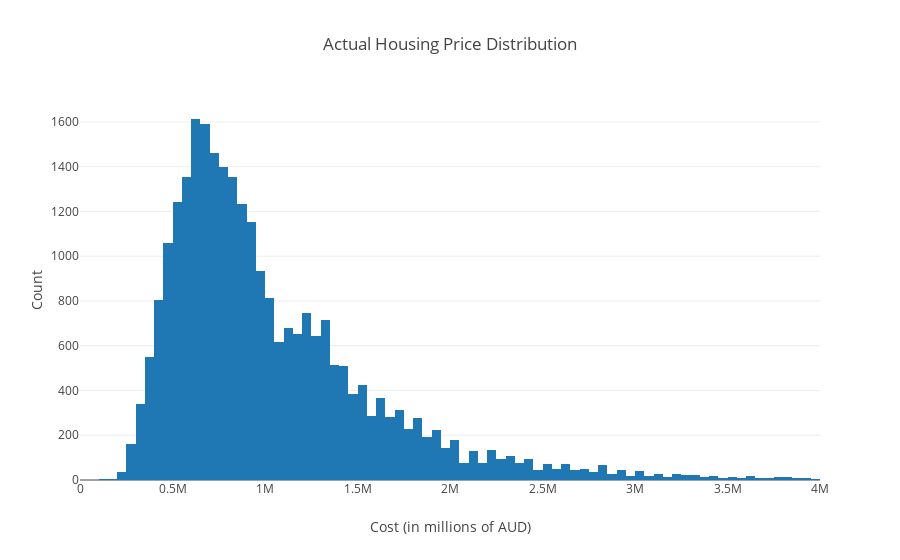

Notebook source saved alongside this figure:
### Code cell
# Show distribution of actual housing prices
data = [go.Histogram(x=y)]
layout = go.Layout(
    title = 'Actual Housing Price Distribution',
    xaxis = dict(title='Cost (in millions of AUD)', range=[0,4000000]),
    yaxis = dict(title='Count')
)

fig = go.Figure(data=data, layout=layout)
py.offline.iplot(fig, filename = 'cufflinks/simple')

### Figure 1 — Plotly figure (JSON) as saved in the notebook; plotly's stock layout.template omitted (floating-point values rounded to 4 significant figures; data arrays with more than 128 entries replaced by an {"elided": "..."} marker saying what was removed)
{"data": [{"type": "histogram", "x": {"elided": "27244 int values"}}], "layout": {"title": "Actual Housing Price Distribution", "xaxis": {"range": [0, 4000000], "title": "Cost (in millions of AUD)"}, "yaxis": {"title": "Count"}}}
